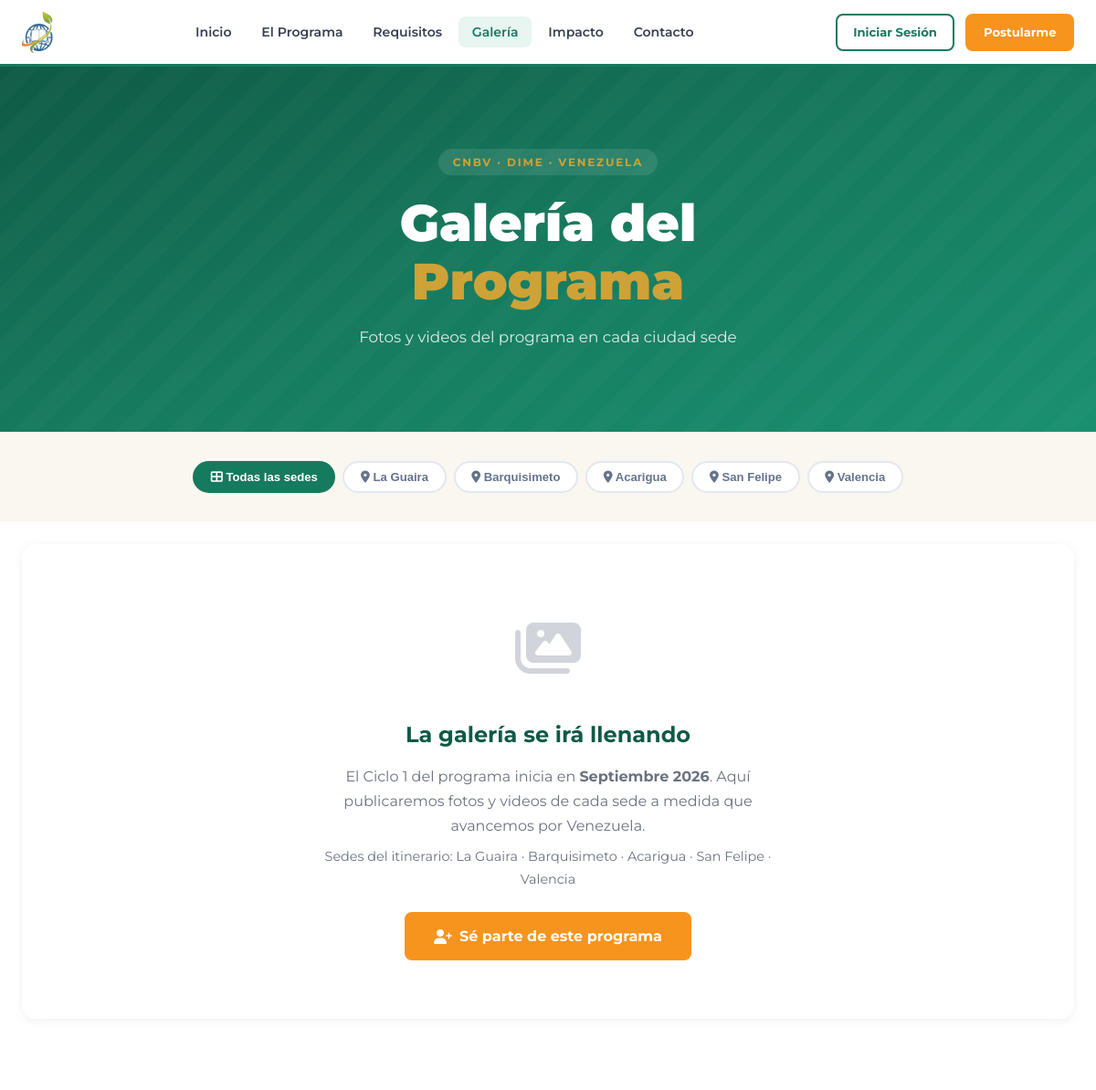
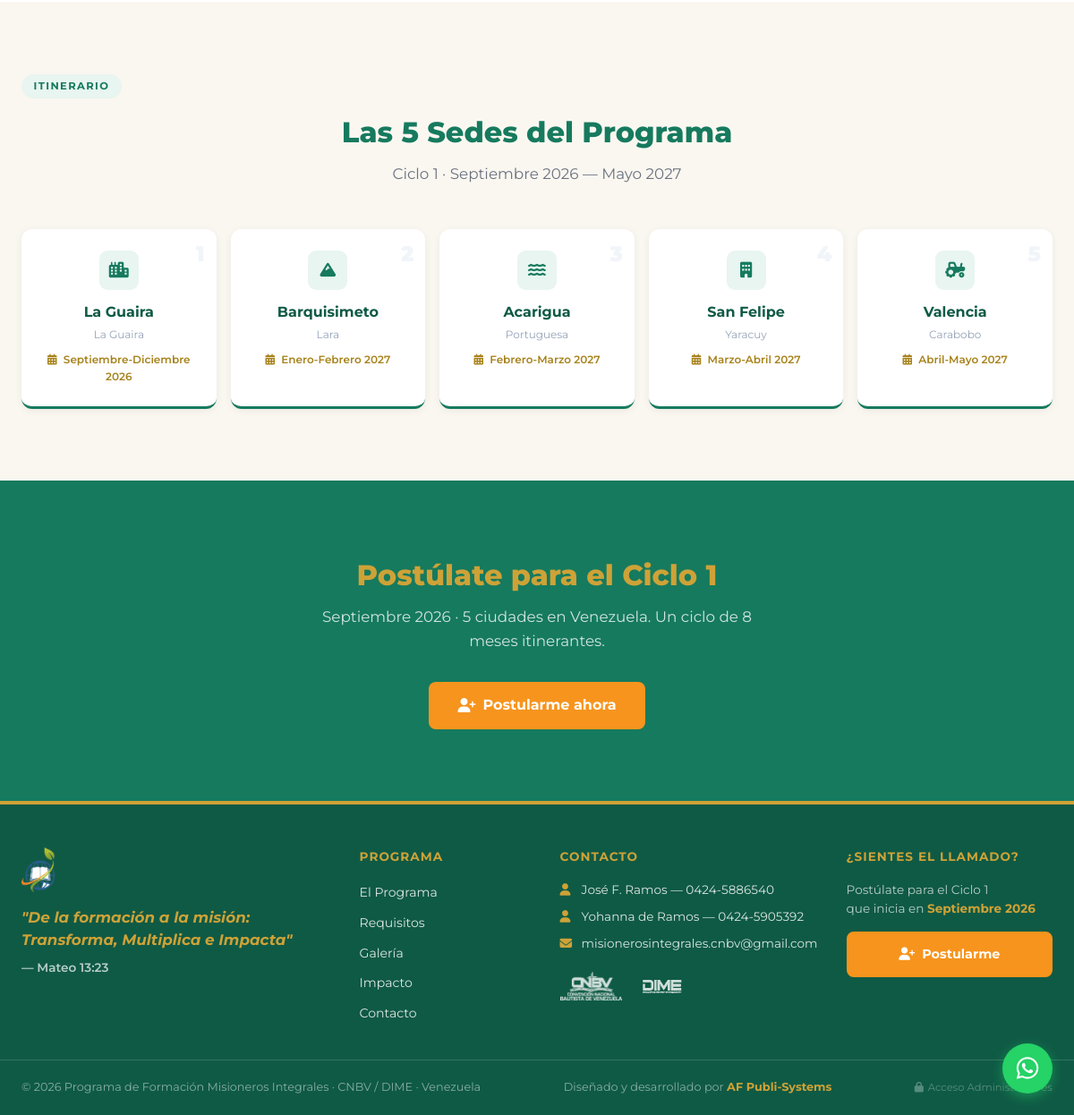
Screenshot of /galeria with the database file from the repository (2 pictures, top to bottom).
### tables this page shows
CREATE TABLE `sedes` (
  `id` int unsigned NOT NULL AUTO_INCREMENT,
  `nombre` varchar(100) NOT NULL,
  `estado` varchar(100) NOT NULL,
  `mes` varchar(50) NOT NULL COMMENT 'Ej: Julio, Agosto, Diciembre-Enero',
  `orden` tinyint unsigned NOT NULL COMMENT 'Orden en el itinerario (1-7)',
  `fecha_inicio` date DEFAULT NULL,
  `fecha_fin` date DEFAULT NULL,
  `descripcion` text,
  `activa` tinyint(1) NOT NULL DEFAULT '1',
  `created_at` timestamp NULL DEFAULT CURRENT_TIMESTAMP,
  `updated_at` timestamp NULL DEFAULT CURRENT_TIMESTAMP ON UPDATE CURRENT_TIMESTAMP,
  PRIMARY KEY (`id`)
);

### src/app/controllers/PublicoController.php (called while the page is built, shortened)
<?php
require_once APP_PATH . '/controllers/Controller.php';
class PublicoController extends Controller {
    public function galeria(): void {
        $db = Database::getConnection();
        $stmt = $db->query("SELECT id, nombre, estado, mes, orden, fecha_inicio FROM sedes WHERE activa = 1 ORDER BY orden");
        $sedes = $stmt->fetchAll();
        $stmt2 = $db->query("
            SELECT m.*, s.nombre AS sede_nombre
            FROM multimedia m
            JOIN sedes s ON s.id = m.sede_id
            WHERE m.activo = 1
            ORDER BY m.destacado DESC, m.orden ASC, m.id DESC
        ");
        $multimedia = $stmt2->fetchAll();
        $this->render('publico/galeria', [
            'titulo'     => 'Galería',
            'sedes'      => $sedes,
            'multimedia' => $multimedia,
        ]);
    }
}

### src/app/views/publico/galeria.php (the view, shortened to what this page needs)
<section class="gal-hero">
    <div class="gal-hero__overlay"></div>
    <div class="gal-hero__content">
        <span class="gal-hero__etiqueta">CNBV · DIME · Venezuela</span>
        <h1 class="gal-hero__titulo">Galería del<br><em>Programa</em></h1>
        <p class="gal-hero__sub">Fotos y videos del programa en cada ciudad sede</p>
    </div>
</section>
<section class="seccion seccion--crema" style="padding-top:2rem; padding-bottom:2rem;">
    <div class="container">
        <div class="gal-filtros">
            <button class="gal-filtro activo" data-sede="todas">
                <i class="fas fa-th-large"></i> Todas las sedes
            </button>
            <?php foreach ($sedes as $sede): ?>
            <button class="gal-filtro" data-sede="<?= $sede['id'] ?>">
                <i class="fas fa-map-marker-alt"></i> <?= htmlspecialchars($sede['nombre']) ?>
            </button>
            <?php endforeach; ?>
        </div>
    </div>
</section>
<section class="seccion" style="padding-top:1.5rem;">
    <div class="container">
        <?php if (empty($multimedia)): ?>
        <div class="gal-vacia">
            <div class="gal-vacia__icono"><i class="fas fa-images"></i></div>
            <h2>La galería se irá llenando</h2>
            <p>
                El Ciclo 1 del programa inicia en <strong>Septiembre 2026</strong>.
                Aquí publicaremos fotos y videos de cada sede a medida que avancemos por Venezuela.
            </p>
            <p style="font-size:0.9rem; color:#6b7280; margin-top:0.5rem;">
                Sedes del itinerario: La Guaira · Barquisimeto · Acarigua · San Felipe · Valencia
            </p>
            <a href="/registro" class="btn-cta-naranja" style="margin-top:1.5rem;">
                <i class="fas fa-user-plus"></i> Sé parte de este programa
            </a>
        </div>
        <?php endif; ?>
    </div>
</section>
<section class="seccion seccion--crema">
    <div class="container">
        <div class="seccion__encabezado">
            <span class="seccion-label">Itinerario</span>
            <h2 class="seccion__titulo">Las 5 Sedes del Programa</h2>
            <p class="seccion__subtitulo">Ciclo 1 · Septiembre 2026 — Mayo 2027</p>
        </div>
        <div class="sedes-grid">
            <?php
            $sedes_iconos = ['fa-city','fa-mountain','fa-water','fa-building','fa-tractor','fa-sun','fa-cloud-sun'];
            foreach ($sedes as $i => $sede):
            ?>
            <div class="sede-card">
                <div class="sede-card__orden"><?= $sede['orden'] ?></div>
                <div class="sede-card__icono">
                    <i class="fas <?= $sedes_iconos[$i] ?? 'fa-map-marker-alt' ?>"></i>
                </div>
                <h3 class="sede-card__nombre"><?= htmlspecialchars($sede['nombre']) ?></h3>
                <div class="sede-card__estado"><?= htmlspecialchars($sede['estado']) ?></div>
                <div class="sede-card__mes">
                    <i class="fas fa-calendar-alt"></i>
                    <?= htmlspecialchars($sede['mes']) ?> <?= !empty($sede['fecha_inicio']) ? date('Y', strtotime($sede['fecha_inicio'])) : '' ?>
                </div>
            </div>
            <?php endforeach; ?>
        </div>
    </div>
</section>
<section class="seccion seccion--verde">
    <div class="container" style="text-align:center;">
        <h2 class="seccion__titulo">Postúlate para el Ciclo 1</h2>
        <p class="seccion__subtitulo" style="max-width:500px; margin:0 auto 2rem;">
            Septiembre 2026 · 5 ciudades en Venezuela. Un ciclo de 8 meses itinerantes.
        </p>
        <a href="/registro" class="btn-cta-naranja">
            <i class="fas fa-user-plus"></i> Postularme ahora
        </a>
    </div>
</section>

### src/app/controllers/Controller.php (shortened to what this page needs)
<?php
class Controller {
    protected function render(string $vista, array $datos = [], string $layout = 'main'): void {
        extract($datos);
        $archivo = APP_PATH . '/views/' . $vista . '.php';
        if (file_exists($archivo)) {
            require $archivo;
        }
        $contenido = ob_get_clean();
        $layoutArchivo = APP_PATH . '/views/layouts/' . $layout . '.php';
        if (file_exists($layoutArchivo)) {
            require $layoutArchivo;
        } else {
            echo $contenido;
        }
    }
}

### src/index.php (shortened to what this page needs)
<?php
$uri = parse_url($_SERVER['REQUEST_URI'], PHP_URL_PATH);
$uri = rtrim($uri, '/') ?: '/';
$metodo = $_SERVER['REQUEST_METHOD'];
if (isset($rutas[$metodo][$uri])) {
    [$controlador, $accion] = $rutas[$metodo][$uri];
    $archivo = APP_PATH . '/controllers/' . $controlador . '.php';
    if (file_exists($archivo)) {
        $ctrl = new $controlador();
        $ctrl->$accion();
    } else {
        require_once APP_PATH . '/views/errors/en_construccion.php';
    }
} else {
    http_response_code(404);
    require_once APP_PATH . '/views/errors/404.php';
}

### src/app/views/layouts/main.php (shortened to what this page needs)
<!DOCTYPE html>
<html lang="es">
<head>
    <link rel="stylesheet" href="https://cdnjs.cloudflare.com/ajax/libs/font-awesome/6.5.0/css/all.min.css">
    <link rel="stylesheet" href="/public/css/app.css">
</head>
<body class="<?= $clase_body ?? '' ?>">
    <?php require APP_PATH . '/views/partials/navbar.php'; ?>
    <main id="contenido-principal">
        <?= $contenido ?>
    </main>
    <?php require APP_PATH . '/views/partials/footer.php'; ?>
</body>
</html>

### src/app/views/partials/navbar.php (shortened to what this page needs)
<?php
$ruta_actual = parse_url($_SERVER['REQUEST_URI'], PHP_URL_PATH);
?>
<nav class="navbar">
    <div class="navbar__container">
        <a href="/" class="navbar__logo">
            <img src="/public/assets/logos/logo-mi-t.png" alt="Misioneros Integrales"
                 onerror="this.style.display='none'; this.nextElementSibling.style.display='flex'">
        </a>
        <ul class="navbar__menu" id="navbar-menu">
            <li><a href="/"           class="<?= $ruta_actual === '/'           ? 'activo' : '' ?>">Inicio</a></li>
            <li><a href="/programa"   class="<?= $ruta_actual === '/programa'   ? 'activo' : '' ?>">El Programa</a></li>
            <li><a href="/requisitos" class="<?= $ruta_actual === '/requisitos' ? 'activo' : '' ?>">Requisitos</a></li>
            <li><a href="/galeria"    class="<?= $ruta_actual === '/galeria'    ? 'activo' : '' ?>">Galería</a></li>
            <li><a href="/impacto"    class="<?= $ruta_actual === '/impacto'    ? 'activo' : '' ?>">Impacto</a></li>
            <li><a href="/contacto"   class="<?= $ruta_actual === '/contacto'   ? 'activo' : '' ?>">Contacto</a></li>
        </ul>
        <div class="navbar__acciones">
            <?php if (!empty($_SESSION['usuario_id'])): ?>
                <?php if ($_SESSION['usuario_rol'] === 'admin'): ?>
                    <a href="/admin" class="btn btn--secundario btn--sm">
                        <i class="fas fa-cog"></i> Admin
                    </a>
                <?php else: ?>
                    <a href="/candidato/dashboard" class="btn btn--secundario btn--sm">
                        <i class="fas fa-user"></i> Mi Postulación
                    </a>
                <?php endif; ?>
                <a href="/logout" class="btn btn--outline btn--sm">Salir</a>
            <?php else: ?>
                <a href="/login"   class="btn btn--outline btn--sm">Iniciar Sesión</a>
                <a href="/registro" class="btn btn--primario btn--sm">Postularme</a>
            <?php endif; ?>
        </div>
    </div>
</nav>

### src/app/views/partials/footer.php (shortened to what this page needs)
<footer class="footer">
    <div class="footer__container">
        <div class="footer__brand">
            <img src="/public/assets/logos/logo-mi-t.png" alt="Misioneros Integrales"
                 style="height:50px;width:auto;margin-bottom:1rem;border-radius:8px;"
                 onerror="this.style.display='none'">
            <p class="footer__lema">"De la formación a la misión:<br>Transforma, Multiplica e Impacta"</p>
            <p class="footer__versiculo">— Mateo 13:23</p>
        </div>
        <div class="footer__links">
            <h4>Programa</h4>
            <ul>
                <li><a href="/programa">El Programa</a></li>
                <li><a href="/requisitos">Requisitos</a></li>
                <li><a href="/galeria">Galería</a></li>
                <li><a href="/impacto">Impacto</a></li>
                <li><a href="/contacto">Contacto</a></li>
            </ul>
        </div>
        <div class="footer__contacto">
            <h4>Contacto</h4>
            <p><i class="fas fa-user"></i> José F. Ramos — 0424-5886540</p>
            <p><i class="fas fa-user"></i> Yohanna de Ramos — 0424-5905392</p>
            <p><i class="fas fa-envelope"></i> misionerosintegrales.cnbv@gmail.com</p>
            <div style="margin-top:1.25rem; display:flex; gap:0.75rem; align-items:center; flex-wrap:wrap;">
                <img src="/public/assets/logos/logo-cnbv-t.png" alt="CNBV"
                     style="height:32px;filter:brightness(0) invert(1);opacity:0.8"
                     onerror="this.style.display='none'">
                <img src="/public/assets/logos/logo-dime-t.png" alt="DIME"
                     style="height:32px;filter:brightness(0) invert(1);opacity:0.8"
                     onerror="this.style.display='none'">
            </div>
        </div>
        <div class="footer__postulate">
            <h4>¿Sientes el llamado?</h4>
            <p style="font-size:0.85rem;color:rgba(255,255,255,0.7);margin-bottom:1rem;line-height:1.5">
                Postúlate para el Ciclo 1<br>que inicia en <strong style="color:var(--dorado)">Septiembre 2026</strong>
            </p>
            <a href="/registro" class="btn btn--naranja btn--block">
                <i class="fas fa-user-plus"></i> Postularme
            </a>
        </div>
    </div>
<a href="https://wa.me/584245886540?text=Hola,%20tengo%20una%20consulta%20sobre%20el%20programa%20Misioneros%20Integrales"
   target="_blank" rel="noopener" class="whatsapp-float" title="Escríbenos por WhatsApp">
    <i class="fab fa-whatsapp"></i>
</a>
    <div class="footer__bottom">
        <div class="footer__bottom-inner">
            <span>© <?= date('Y') ?> Programa de Formación Misioneros Integrales · CNBV / DIME · Venezuela</span>
            <span class="footer__credits">
                Diseñado y desarrollado por
                <a href="#" style="color:var(--dorado);font-weight:700">AF Publi-Systems</a>
            </span>
            <a href="/login" class="footer__admin-link">
                <i class="fas fa-lock"></i> Acceso Administradores
            </a>
        </div>
    </div>
</footer>

### src/public/css/app.css (style rules this page uses)
:root { --verde: #167a5e; --verde-dark: #0f5a45; --verde-light: #e8f5f0; --verde-mid: #1e9972; --dorado: #cea237; --dorado-dark: #a8831c; --dorado-light: #fef8e7; --naranja: #F7941D; --naranja-dark: #d4780f; --azul: #003d6b; --azul-dark: #002a4a; --azul-light: #e8f2fa; --blanco: #ffffff; --crema: #faf7f0; --gris-claro: #f5f7fa; --gris: #6b7280; --gris-dark: #374151; --negro: #111827; --sombra: 0 4px 20px rgba(22, 122, 94, 0.12); --sombra-lg: 0 10px 40px rgba(22, 122, 94, 0.18); --radio: 8px; --radio-lg: 16px; --transicion: all 0.3s ease; }
*, *::before, *::after { box-sizing: border-box; margin: 0; padding: 0; }
html { scroll-behavior: smooth; }
body { font-family: 'Montserrat', sans-serif; color: var(--gris-dark); background: var(--blanco); line-height: 1.6; min-height: 100vh; display: flex; flex-direction: column; }
main { flex: 1; }
img { max-width: 100%; display: block; }
a { text-decoration: none; color: inherit; }
ul { list-style: none; }
.container { max-width: 1200px; margin: 0 auto; padding: 0 1.5rem; }
.seccion { padding: 5rem 0; }
.seccion--crema { background: var(--crema); }
.seccion--verde { background: var(--verde); color: var(--blanco); }
.seccion__titulo { font-size: 2rem; font-weight: 800; color: var(--verde); text-align: center; margin-bottom: 0.5rem; }
.seccion--verde .seccion__titulo, .seccion--azul .seccion__titulo { color: var(--dorado); }
.seccion__subtitulo { text-align: center; color: var(--gris); margin-bottom: 3rem; font-size: 1.05rem; }
.seccion--verde .seccion__subtitulo, .seccion--azul .seccion__subtitulo { color: rgba(255,255,255,0.8); }
.btn { display: inline-flex; align-items: center; gap: 0.5rem; padding: 0.75rem 1.75rem; border-radius: var(--radio); font-family: 'Montserrat', sans-serif; font-weight: 700; font-size: 0.9rem; cursor: pointer; border: 2px solid transparent; transition: var(--transicion); text-align: center; }
.btn--primario { background: var(--naranja); color: var(--blanco); border-color: var(--naranja); }
.btn--naranja { background: var(--naranja); color: var(--blanco); border-color: var(--naranja); }
.btn--outline { background: transparent; color: var(--verde); border-color: var(--verde); }
.btn--sm { padding: 0.5rem 1.1rem; font-size: 0.82rem; }
.btn--block { width: 100%; justify-content: center; }
.navbar { background: var(--blanco); box-shadow: 0 2px 12px rgba(22,122,94,0.12); position: sticky; top: 0; z-index: 1000; border-bottom: 3px solid var(--verde); }
.navbar__container { max-width: 1200px; margin: 0 auto; padding: 0 1.5rem; display: flex; align-items: center; gap: 2rem; height: 70px; }
.navbar__logo { display: flex; align-items: center; gap: 0.75rem; flex-shrink: 0; }
.navbar__logo img { height: 45px; width: auto; }
.navbar__menu { display: flex; gap: 0.25rem; flex: 1; justify-content: center; }
.navbar__menu a { padding: 0.5rem 0.9rem; border-radius: var(--radio); font-size: 0.88rem; font-weight: 600; color: var(--gris-dark); transition: var(--transicion); }
.navbar__menu a:hover, .navbar__menu a.activo { color: var(--verde); background: var(--verde-light); }
.navbar__acciones { display: flex; align-items: center; gap: 0.75rem; flex-shrink: 0; }
.footer { background: var(--verde-dark); color: rgba(255,255,255,0.85); padding-top: 3rem; margin-top: auto; border-top: 4px solid var(--dorado); }
.footer__container { max-width: 1200px; margin: 0 auto; padding: 0 1.5rem 2.5rem; display: grid; grid-template-columns: 2fr 1fr 1.5fr 1fr; gap: 2rem; align-items: start; }
.footer__lema { font-size: 1.05rem; font-weight: 700; font-style: italic; color: var(--dorado); line-height: 1.5; margin-bottom: 0.5rem; }
.footer__versiculo { font-size: 0.85rem; color: rgba(255,255,255,0.7); font-weight: 600; }
.footer h4 { font-size: 0.85rem; text-transform: uppercase; letter-spacing: 1px; color: var(--dorado); margin-bottom: 1rem; font-weight: 700; }
.footer__links ul { display: flex; flex-direction: column; gap: 0.5rem; }
.footer__links a { font-size: 0.88rem; transition: var(--transicion); }
.footer__contacto p { font-size: 0.85rem; margin-bottom: 0.5rem; display: flex; align-items: center; gap: 0.5rem; }
.footer__contacto i { color: var(--dorado); width: 16px; }
.footer__bottom { border-top: 1px solid rgba(255,255,255,0.15); text-align: center; padding: 1.25rem 1.5rem; font-size: 0.8rem; color: rgba(255,255,255,0.5); }

### rows the page displays
sedes: nombre "La Guaira", estado "La Guaira", mes "Septiembre-Diciembre", fecha_inicio "2026"
sedes: nombre "Barquisimeto", estado "Lara", mes "Enero-Febrero", fecha_inicio "2027"
sedes: nombre "Acarigua", estado "Portuguesa", mes "Febrero-Marzo", fecha_inicio "2027"
sedes: nombre "San Felipe", estado "Yaracuy", mes "Marzo-Abril", fecha_inicio "2027"
sedes: nombre "Valencia", estado "Carabobo", mes "Abril-Mayo", fecha_inicio "2027"
